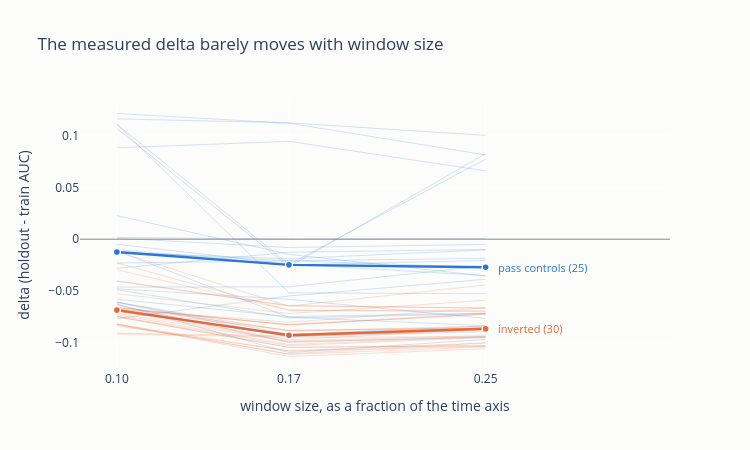

The notebook cell this image was saved under:
### Code cell
import plotly.graph_objects as go

fracs = [0.10, 0.17, 0.25]
curves = {"inverted": (inv, INVERTED), "pass controls": (ctrl, PASS)}
delta_at = {f: by_feature(sens[f], "delta") for f in (0.10, 0.25)} | {0.17: base_delta}

fig = go.Figure()
fig.add_hline(y=0, line_width=1, line_color=MUTED)

for label, (feats, color) in curves.items():
    series = [[delta_at[f][feature] for f in fracs] for feature in feats]
    for row in series:
        fig.add_trace(go.Scatter(x=fracs, y=row, mode='lines', line={"color": color, "width": 0.8}, opacity=0.25, showlegend=False, hoverinfo='skip'))
    
    median = [pl.Series([r[i] for r in series]).median() for i in range(3)]
    fig.add_trace(go.Scatter(x=fracs, y=median, mode='lines+markers', line={"color": color, "width": 2.4},
                             marker={"size": 7, "color": color, "line": {"width": 1.4, "color": SURFACE}}, name=label))
    
    fig.add_annotation(x=fracs[-1], y=median[-1], text=f"{label} ({len(feats)})",
                       showarrow=False, xanchor="left", yanchor="middle", xshift=10, font={"color": color, "size": 11})

fig.update_layout(title="The measured delta barely moves with window size",
                  xaxis_title="window size, as a fraction of the time axis",
                  yaxis_title="delta (holdout - train AUC)",
                  xaxis={"range": [0.085, 0.325], "tickvals": fracs, "ticktext": [f"{f:.2f}" for f in fracs]},
                  height=450, width=750,
                  showlegend=False,
                  plot_bgcolor=SURFACE, paper_bgcolor=SURFACE)
fig.show()

### Figure 1 — Plotly figure (JSON) as saved in the notebook; plotly's stock layout.template omitted (floating-point values rounded to 4 significant figures)
{"data": [{"hoverinfo": "skip", "line": {"color": "#eb6834", "width": 0.8}, "mode": "lines", "opacity": 0.25, "showlegend": false, "type": "scatter", "x": [0.1, 0.17, 0.25], "y": [-0.0821, -0.1133, -0.1058]}, {"hoverinfo": "skip", "line": {"color": "#eb6834", "width": 0.8}, "mode": "lines", "opacity": 0.25, "showlegend": false, "type": "scatter", "x": [0.1, 0.17, 0.25], "y": [-0.0817, -0.1113, -0.104]}, {"hoverinfo": "skip", "line": {"color": "#eb6834", "width": 0.8}, "mode": "lines", "opacity": 0.25, "showlegend": false, "type": "scatter", "x": [0.1, 0.17, 0.25], "y": [-0.0829, -0.1107, -0.1003]}, {"hoverinfo": "skip", "line": {"color": "#eb6834", "width": 0.8}, "mode": "lines", "opacity": 0.25, "showlegend": false, "type": "scatter", "x": [0.1, 0.17, 0.25], "y": [-0.0839, -0.1079, -0.1035]}, {"hoverinfo": "skip", "line": {"color": "#eb6834", "width": 0.8}, "mode": "lines", "opacity": 0.25, "showlegend": false, "type": "scatter", "x": [0.1, 0.17, 0.25], "y": [-0.0823, -0.1078, -0.1001]}, {"hoverinfo": "skip", "line": {"color": "#eb6834", "width": 0.8}, "mode": "lines", "opacity": 0.25, "showlegend": false, "type": "scatter", "x": [0.1, 0.17, 0.25], "y": [-0.0749, -0.1045, -0.1029]}, {"hoverinfo": "skip", "line": {"color": "#eb6834", "width": 0.8}, "mode": "lines", "opacity": 0.25, "showlegend": false, "type": "scatter", "x": [0.1, 0.17, 0.25], "y": [-0.075, -0.1044, -0.1029]}, {"hoverinfo": "skip", "line": {"color": "#eb6834", "width": 0.8}, "mode": "lines", "opacity": 0.25, "showlegend": false, "type": "scatter", "x": [0.1, 0.17, 0.25], "y": [-0.0744, -0.1028, -0.095]}, {"hoverinfo": "skip", "line": {"color": "#eb6834", "width": 0.8}, "mode": "lines", "opacity": 0.25, "showlegend": false, "type": "scatter", "x": [0.1, 0.17, 0.25], "y": [-0.073, -0.1017, -0.0942]}, {"hoverinfo": "skip", "line": {"color": "#eb6834", "width": 0.8}, "mode": "lines", "opacity": 0.25, "showlegend": false, "type": "scatter", "x": [0.1, 0.17, 0.25], "y": [-0.0718, -0.0989, -0.095]}, {"hoverinfo": "skip", "line": {"color": "#eb6834", "width": 0.8}, "mode": "lines", "opacity": 0.25, "showlegend": false, "type": "scatter", "x": [0.1, 0.17, 0.25], "y": [-0.069, -0.0984, -0.093]}, {"hoverinfo": "skip", "line": {"color": "#eb6834", "width": 0.8}, "mode": "lines", "opacity": 0.25, "showlegend": false, "type": "scatter", "x": [0.1, 0.17, 0.25], "y": [-0.0677, -0.0972, -0.0868]}, {"hoverinfo": "skip", "line": {"color": "#eb6834", "width": 0.8}, "mode": "lines", "opacity": 0.25, "showlegend": false, "type": "scatter", "x": [0.1, 0.17, 0.25], "y": [-0.0916, -0.0946, -0.0944]}, {"hoverinfo": "skip", "line": {"color": "#eb6834", "width": 0.8}, "mode": "lines", "opacity": 0.25, "showlegend": false, "type": "scatter", "x": [0.1, 0.17, 0.25], "y": [-0.0672, -0.094, -0.0876]}, {"hoverinfo": "skip", "line": {"color": "#eb6834", "width": 0.8}, "mode": "lines", "opacity": 0.25, "showlegend": false, "type": "scatter", "x": [0.1, 0.17, 0.25], "y": [-0.0908, -0.0934, -0.0871]}, {"hoverinfo": "skip", "line": {"color": "#eb6834", "width": 0.8}, "mode": "lines", "opacity": 0.25, "showlegend": false, "type": "scatter", "x": [0.1, 0.17, 0.25], "y": [-0.0698, -0.0922, -0.0858]}, {"hoverinfo": "skip", "line": {"color": "#eb6834", "width": 0.8}, "mode": "lines", "opacity": 0.25, "showlegend": false, "type": "scatter", "x": [0.1, 0.17, 0.25], "y": [-0.0696, -0.0922, -0.0854]}, {"hoverinfo": "skip", "line": {"color": "#eb6834", "width": 0.8}, "mode": "lines", "opacity": 0.25, "showlegend": false, "type": "scatter", "x": [0.1, 0.17, 0.25], "y": [-0.0609, -0.0889, -0.0839]}, {"hoverinfo": "skip", "line": {"color": "#eb6834", "width": 0.8}, "mode": "lines", "opacity": 0.25, "showlegend": false, "type": "scatter", "x": [0.1, 0.17, 0.25], "y": [-0.068, -0.0881, -0.0861]}, {"hoverinfo": "skip", "line": {"color": "#eb6834", "width": 0.8}, "mode": "lines", "opacity": 0.25, "showlegend": false, "type": "scatter", "x": [0.1, 0.17, 0.25], "y": [-0.0655, -0.088, -0.0857]}, {"hoverinfo": "skip", "line": {"color": "#eb6834", "width": 0.8}, "mode": "lines", "opacity": 0.25, "showlegend": false, "type": "scatter", "x": [0.1, 0.17, 0.25], "y": [-0.0661, -0.0829, -0.0725]}, {"hoverinfo": "skip", "line": {"color": "#eb6834", "width": 0.8}, "mode": "lines", "opacity": 0.25, "showlegend": false, "type": "scatter", "x": [0.1, 0.17, 0.25], "y": [-0.0658, -0.0828, -0.0724]}, {"hoverinfo": "skip", "line": {"color": "#eb6834", "width": 0.8}, "mode": "lines", "opacity": 0.25, "showlegend": false, "type": "scatter", "x": [0.1, 0.17, 0.25], "y": [-0.0676, -0.0823, -0.0716]}, {"hoverinfo": "skip", "line": {"color": "#eb6834", "width": 0.8}, "mode": "lines", "opacity": 0.25, "showlegend": false, "type": "scatter", "x": [0.1, 0.17, 0.25], "y": [-0.0675, -0.0802, -0.0663]}, {"hoverinfo": "skip", "line": {"color": "#eb6834", "width": 0.8}, "mode": "lines", "opacity": 0.25, "showlegend": false, "type": "scatter", "x": [0.1, 0.17, 0.25], "y": [-0.0527, -0.0718, -0.059]}, {"hoverinfo": "skip", "line": {"color": "#eb6834", "width": 0.8}, "mode": "lines", "opacity": 0.25, "showlegend": false, "type": "scatter", "x": [0.1, 0.17, 0.25], "y": [-0.0295, -0.0686, -0.07]}, {"hoverinfo": "skip", "line": {"color": "#eb6834", "width": 0.8}, "mode": "lines", "opacity": 0.25, "showlegend": false, "type": "scatter", "x": [0.1, 0.17, 0.25], "y": [-0.023, -0.0685, -0.0692]}, {"hoverinfo": "skip", "line": {"color": "#eb6834", "width": 0.8}, "mode": "lines", "opacity": 0.25, "showlegend": false, "type": "scatter", "x": [0.1, 0.17, 0.25], "y": [-0.0118, -0.0647, -0.0442]}, {"hoverinfo": "skip", "line": {"color": "#eb6834", "width": 0.8}, "mode": "lines", "opacity": 0.25, "showlegend": false, "type": "scatter", "x": [0.1, 0.17, 0.25], "y": [-0.0407, -0.0643, -0.0666]}, {"hoverinfo": "skip", "line": {"color": "#eb6834", "width": 0.8}, "mode": "lines", "opacity": 0.25, "showlegend": false, "type": "scatter", "x": [0.1, 0.17, 0.25], "y": [-0.0402, -0.0642, -0.0664]}, {"line": {"color": "#eb6834", "width": 2.4}, "marker": {"color": "#eb6834", "line": {"color": "#fcfcfb", "width": 1.4}, "size": 7}, "mode": "lines+markers", "name": "inverted", "type": "scatter", "x": [0.1, 0.17, 0.25], "y": [-0.0685, -0.0928, -0.08645]}, {"hoverinfo": "skip", "line": {"color": "#2a78d6", "width": 0.8}, "mode": "lines", "opacity": 0.25, "showlegend": false, "type": "scatter", "x": [0.1, 0.17, 0.25], "y": [0.1111, -0.0245, 0.0774]}, {"hoverinfo": "skip", "line": {"color": "#2a78d6", "width": 0.8}, "mode": "lines", "opacity": 0.25, "showlegend": false, "type": "scatter", "x": [0.1, 0.17, 0.25], "y": [-0.0128, -0.0189, -0.0103]}, {"hoverinfo": "skip", "line": {"color": "#2a78d6", "width": 0.8}, "mode": "lines", "opacity": 0.25, "showlegend": false, "type": "scatter", "x": [0.1, 0.17, 0.25], "y": [-0.0231, -0.0209, -0.0184]}, {"hoverinfo": "skip", "line": {"color": "#2a78d6", "width": 0.8}, "mode": "lines", "opacity": 0.25, "showlegend": false, "type": "scatter", "x": [0.1, 0.17, 0.25], "y": [-0.0633, -0.0997, -0.094]}, {"hoverinfo": "skip", "line": {"color": "#2a78d6", "width": 0.8}, "mode": "lines", "opacity": 0.25, "showlegend": false, "type": "scatter", "x": [0.1, 0.17, 0.25], "y": [0.0016, 0.0002, 0.0007]}, {"hoverinfo": "skip", "line": {"color": "#2a78d6", "width": 0.8}, "mode": "lines", "opacity": 0.25, "showlegend": false, "type": "scatter", "x": [0.1, 0.17, 0.25], "y": [-0.0611, -0.0941, -0.0893]}, {"hoverinfo": "skip", "line": {"color": "#2a78d6", "width": 0.8}, "mode": "lines", "opacity": 0.25, "showlegend": false, "type": "scatter", "x": [0.1, 0.17, 0.25], "y": [0.1162, 0.1124, 0.1003]}, {"hoverinfo": "skip", "line": {"color": "#2a78d6", "width": 0.8}, "mode": "lines", "opacity": 0.25, "showlegend": false, "type": "scatter", "x": [0.1, 0.17, 0.25], "y": [0.1214, 0.112, 0.0814]}, {"hoverinfo": "skip", "line": {"color": "#2a78d6", "width": 0.8}, "mode": "lines", "opacity": 0.25, "showlegend": false, "type": "scatter", "x": [0.1, 0.17, 0.25], "y": [0.1069, -0.0266, 0.0825]}, {"hoverinfo": "skip", "line": {"color": "#2a78d6", "width": 0.8}, "mode": "lines", "opacity": 0.25, "showlegend": false, "type": "scatter", "x": [0.1, 0.17, 0.25], "y": [-0.0113, -0.0754, -0.0835]}, {"hoverinfo": "skip", "line": {"color": "#2a78d6", "width": 0.8}, "mode": "lines", "opacity": 0.25, "showlegend": false, "type": "scatter", "x": [0.1, 0.17, 0.25], "y": [-0.0048, -0.0241, -0.0351]}, {"hoverinfo": "skip", "line": {"color": "#2a78d6", "width": 0.8}, "mode": "lines", "opacity": 0.25, "showlegend": false, "type": "scatter", "x": [0.1, 0.17, 0.25], "y": [-0.0488, -0.0761, -0.072]}, {"hoverinfo": "skip", "line": {"color": "#2a78d6", "width": 0.8}, "mode": "lines", "opacity": 0.25, "showlegend": false, "type": "scatter", "x": [0.1, 0.17, 0.25], "y": [-0.0768, -0.0549, -0.0387]}, {"hoverinfo": "skip", "line": {"color": "#2a78d6", "width": 0.8}, "mode": "lines", "opacity": 0.25, "showlegend": false, "type": "scatter", "x": [0.1, 0.17, 0.25], "y": [-0.0479, -0.0581, -0.0765]}, {"hoverinfo": "skip", "line": {"color": "#2a78d6", "width": 0.8}, "mode": "lines", "opacity": 0.25, "showlegend": false, "type": "scatter", "x": [0.1, 0.17, 0.25], "y": [-0.058, -0.0748, -0.0714]}, {"hoverinfo": "skip", "line": {"color": "#2a78d6", "width": 0.8}, "mode": "lines", "opacity": 0.25, "showlegend": false, "type": "scatter", "x": [0.1, 0.17, 0.25], "y": [0.0228, -0.0146, -0.0356]}, {"hoverinfo": "skip", "line": {"color": "#2a78d6", "width": 0.8}, "mode": "lines", "opacity": 0.25, "showlegend": false, "type": "scatter", "x": [0.1, 0.17, 0.25], "y": [0.0883, 0.0945, 0.066]}, {"hoverinfo": "skip", "line": {"color": "#2a78d6", "width": 0.8}, "mode": "lines", "opacity": 0.25, "showlegend": false, "type": "scatter", "x": [0.1, 0.17, 0.25], "y": [0.1108, -0.0518, -0.0527]}, {"hoverinfo": "skip", "line": {"color": "#2a78d6", "width": 0.8}, "mode": "lines", "opacity": 0.25, "showlegend": false, "type": "scatter", "x": [0.1, 0.17, 0.25], "y": [-0.0124, -0.0208, -0.0271]}, {"hoverinfo": "skip", "line": {"color": "#2a78d6", "width": 0.8}, "mode": "lines", "opacity": 0.25, "showlegend": false, "type": "scatter", "x": [0.1, 0.17, 0.25], "y": [-0.0282, -0.0126, -0.0099]}, {"hoverinfo": "skip", "line": {"color": "#2a78d6", "width": 0.8}, "mode": "lines", "opacity": 0.25, "showlegend": false, "type": "scatter", "x": [0.1, 0.17, 0.25], "y": [-0.0099, -0.0248, -0.0206]}, {"hoverinfo": "skip", "line": {"color": "#2a78d6", "width": 0.8}, "mode": "lines", "opacity": 0.25, "showlegend": false, "type": "scatter", "x": [0.1, 0.17, 0.25], "y": [-0.0463, -0.046, -0.0257]}, {"hoverinfo": "skip", "line": {"color": "#2a78d6", "width": 0.8}, "mode": "lines", "opacity": 0.25, "showlegend": false, "type": "scatter", "x": [0.1, 0.17, 0.25], "y": [-0.0607, -0.0918, -0.084]}, {"hoverinfo": "skip", "line": {"color": "#2a78d6", "width": 0.8}, "mode": "lines", "opacity": 0.25, "showlegend": false, "type": "scatter", "x": [0.1, 0.17, 0.25], "y": [-0.0626, -0.1095, -0.0968]}, {"hoverinfo": "skip", "line": {"color": "#2a78d6", "width": 0.8}, "mode": "lines", "opacity": 0.25, "showlegend": false, "type": "scatter", "x": [0.1, 0.17, 0.25], "y": [0.0009, -0.008, -0.005]}, {"line": {"color": "#2a78d6", "width": 2.4}, "marker": {"color": "#2a78d6", "line": {"color": "#fcfcfb", "width": 1.4}, "size": 7}, "mode": "lines+markers", "name": "pass controls", "type": "scatter", "x": [0.1, 0.17, 0.25], "y": [-0.0124, -0.0248, -0.0271]}], "layout": {"annotations": [{"font": {"color": "#eb6834", "size": 11}, "showarrow": false, "text": "inverted (30)", "x": 0.25, "xanchor": "left", "xshift": 10, "y": -0.08645, "yanchor": "middle"}, {"font": {"color": "#2a78d6", "size": 11}, "showarrow": false, "text": "pass controls (25)", "x": 0.25, "xanchor": "left", "xshift": 10, "y": -0.0271, "yanchor": "middle"}], "height": 450, "paper_bgcolor": "#fcfcfb", "plot_bgcolor": "#fcfcfb", "shapes": [{"line": {"color": "#898781", "width": 1}, "type": "line", "x0": 0, "x1": 1, "xref": "x domain", "y0": 0, "y1": 0, "yref": "y"}], "showlegend": false, "title": {"text": "The measured delta barely moves with window size"}, "width": 750, "xaxis": {"range": [0.085, 0.325], "ticktext": ["0.10", "0.17", "0.25"], "tickvals": [0.1, 0.17, 0.25], "title": {"text": "window size, as a fraction of the time axis"}}, "yaxis": {"title": {"text": "delta (holdout - train AUC)"}}}}
